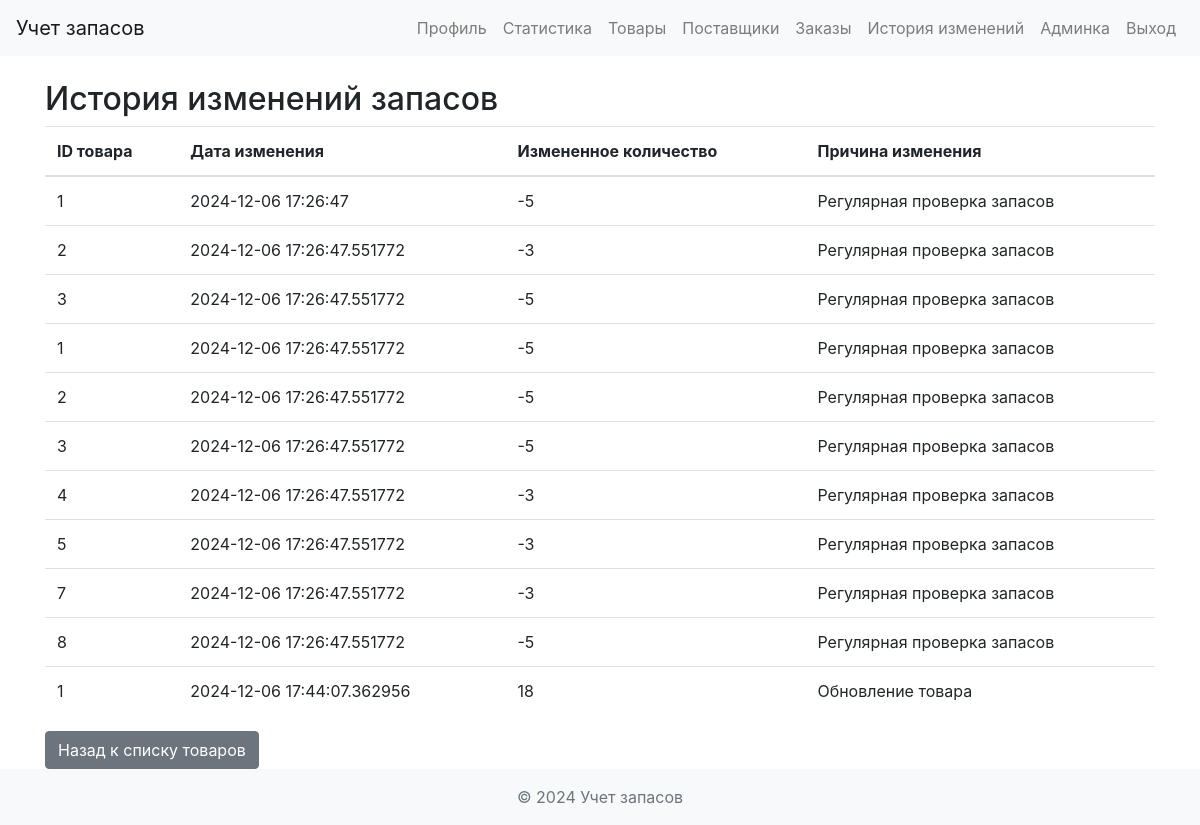
The page /inventory/history (signed in) on the database as committed earlier.
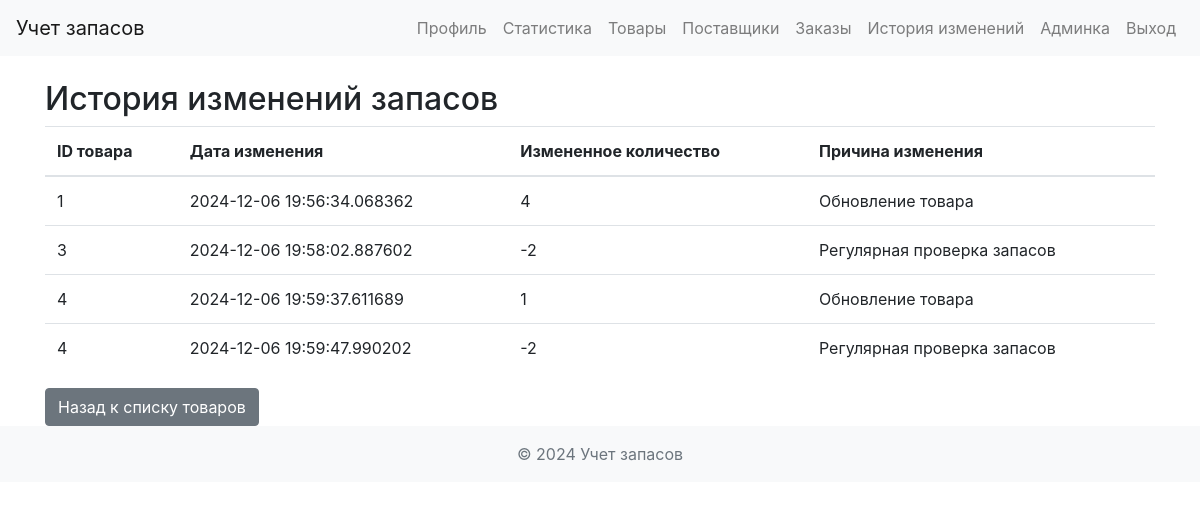
The same page on the database as committed later.
### app/models.py (models this page shows)
class InventoryChangeHistory(db.Model):
    id = db.Column(db.Integer, primary_key=True)
    item_id = db.Column(db.Integer, db.ForeignKey('inventory_item.id'))
    change_date = db.Column(db.DateTime, default=db.func.current_timestamp())
    changed_quantity = db.Column(db.Integer)
    reason = db.Column(db.String(200))

### app/views.py (the view)
@app.route('/inventory/history')
@login_required
def inventory_history():
    history = InventoryChangeHistory.query.all()
    return render_template('inventory_history.html', history=history)

### app/__init__.py (called while the page is built)
@login_manager.user_loader
def load_user(user_id):
    return User.query.get(int(user_id))

### app/templates/inventory_history.html (shortened to what this page needs)
{% extends "layout.html" %}
{% block content %}
<h2>История изменений запасов</h2>
<table class="table">
   <thead>
       <tr>
           <th>ID товара</th>
           <th>Дата изменения</th>
           <th>Измененное количество</th>
           <th>Причина изменения</th>
       </tr>
   </thead>
   <tbody>
       {% for change in history %}
           <tr>
               <td>{{ change.item_id }}</td>
               <td>{{ change.change_date }}</td>
               <td>{{ change.changed_quantity }}</td>
               <td>{{ change.reason }}</td>
           </tr>
       {% endfor %}
   </tbody>
</table>
<a href="{{ url_for('inventory') }}" class="btn btn-secondary">Назад к списку товаров</a>
{% endblock %}

Rows that differ between the two databases and show on the page:
removed InventoryChangeHistory: item_id "1", change_date "2024-12-06 17:26:47", changed_quantity "-5", reason "Регулярная проверка запасов"
removed InventoryChangeHistory: item_id "2", change_date "2024-12-06 17:26:47.551772", changed_quantity "-3", reason "Регулярная проверка запасов"
removed InventoryChangeHistory: item_id "3", change_date "2024-12-06 17:26:47.551772", changed_quantity "-5", reason "Регулярная проверка запасов"
removed InventoryChangeHistory: item_id "1", change_date "2024-12-06 17:26:47.551772", changed_quantity "-5", reason "Регулярная проверка запасов"
removed InventoryChangeHistory: item_id "2", change_date "2024-12-06 17:26:47.551772", changed_quantity "-5", reason "Регулярная проверка запасов"
removed InventoryChangeHistory: item_id "3", change_date "2024-12-06 17:26:47.551772", changed_quantity "-5", reason "Регулярная проверка запасов"
removed InventoryChangeHistory: item_id "4", change_date "2024-12-06 17:26:47.551772", changed_quantity "-3", reason "Регулярная проверка запасов"
removed InventoryChangeHistory: item_id "5", change_date "2024-12-06 17:26:47.551772", changed_quantity "-3", reason "Регулярная проверка запасов"
removed InventoryChangeHistory: item_id "7", change_date "2024-12-06 17:26:47.551772", changed_quantity "-3", reason "Регулярная проверка запасов"
removed InventoryChangeHistory: item_id "8", change_date "2024-12-06 17:26:47.551772", changed_quantity "-5", reason "Регулярная проверка запасов"
changed InventoryChangeHistory (number 1 of 4 on the later page): change_date "2024-12-06 17:44:07.362956" → "2024-12-06 19:56:34.068362"; changed_quantity "18" → "4"
added InventoryChangeHistory: item_id "3", change_date "2024-12-06 19:58:02.887602", changed_quantity "-2", reason "Регулярная проверка запасов"
added InventoryChangeHistory: item_id "4", change_date "2024-12-06 19:59:37.611689", changed_quantity "1", reason "Обновление товара"
added InventoryChangeHistory: item_id "4", change_date "2024-12-06 19:59:47.990202", changed_quantity "-2", reason "Регулярная проверка запасов"
